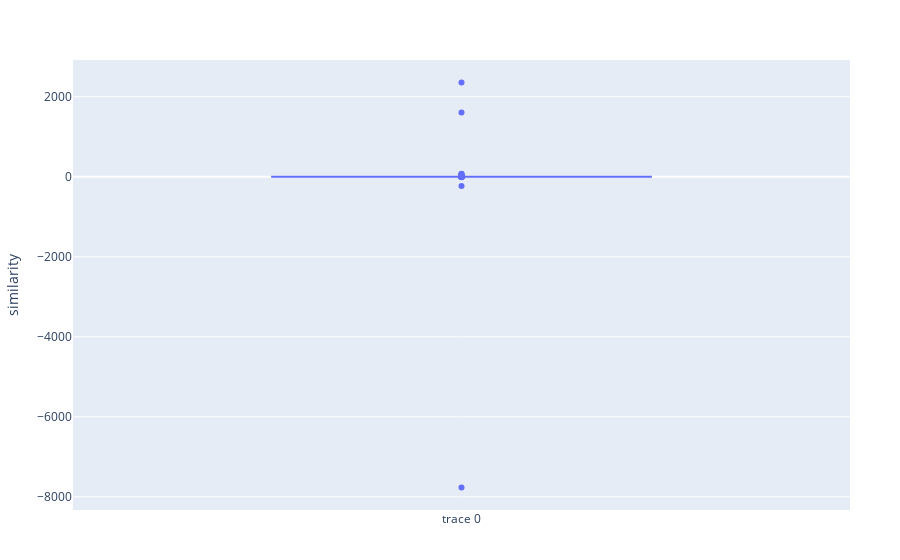

The cell this chart's notebook holds for it:
### Code cell
using PlotlyJS, CSV, DataFrames

plot(df, y=:similarity, kind="box")

### Figure 1 — Plotly figure (JSON) as saved in the notebook; plotly's stock layout.template omitted (floating-point values rounded to 4 significant figures; data arrays with more than 128 entries replaced by an {"elided": "..."} marker saying what was removed)
{"data": [{"type": "box", "xaxis": "x", "y": {"elided": "1149 float values"}, "yaxis": "y"}], "layout": {"legend": {"tracegroupgap": 0}, "margin": {"b": 50, "l": 50, "r": 50, "t": 60}, "yaxis": {"title": {"text": "similarity"}}}}
